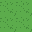

A 2D game scene composited from a Tiled map and its tileset images. What follows is a short description and the map's XML, with every tile layer's data as written:
An orthogonal 2x2 tile map with 16x16 px tiles, 1 tile layer (floor).

<map version="1.10" tiledversion="1.10.2" orientation="orthogonal" renderorder="right-down" width="2" height="2" tilewidth="16" tileheight="16" infinite="0" nextlayerid="2" nextobjectid="1">
 <tileset firstgid="1" source="../tilesets/overworld.tsx" />
 <layer id="1" name="floor" width="2" height="2">
  <data encoding="csv">
1,1,
1,1
</data>
 </layer>
</map>
